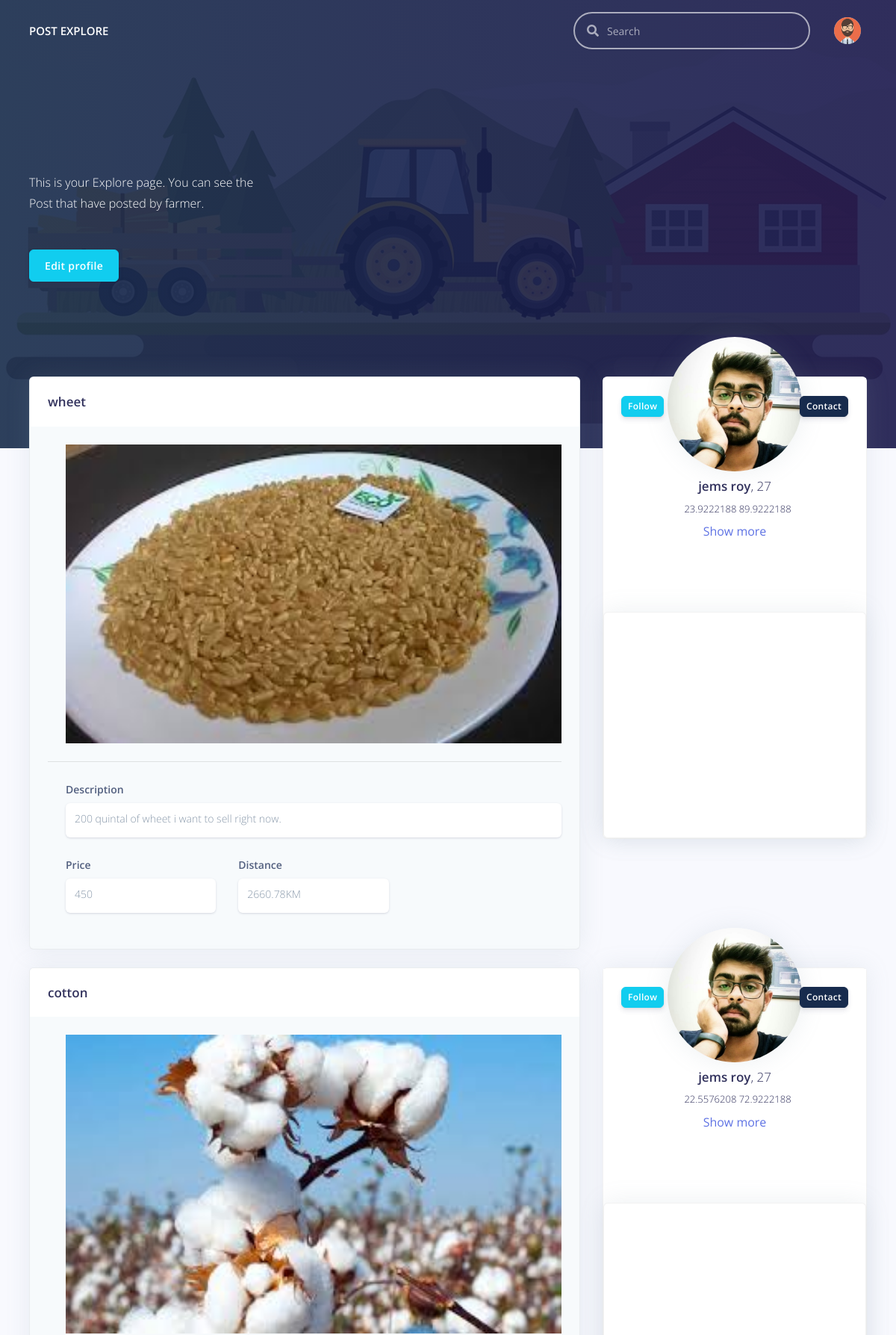
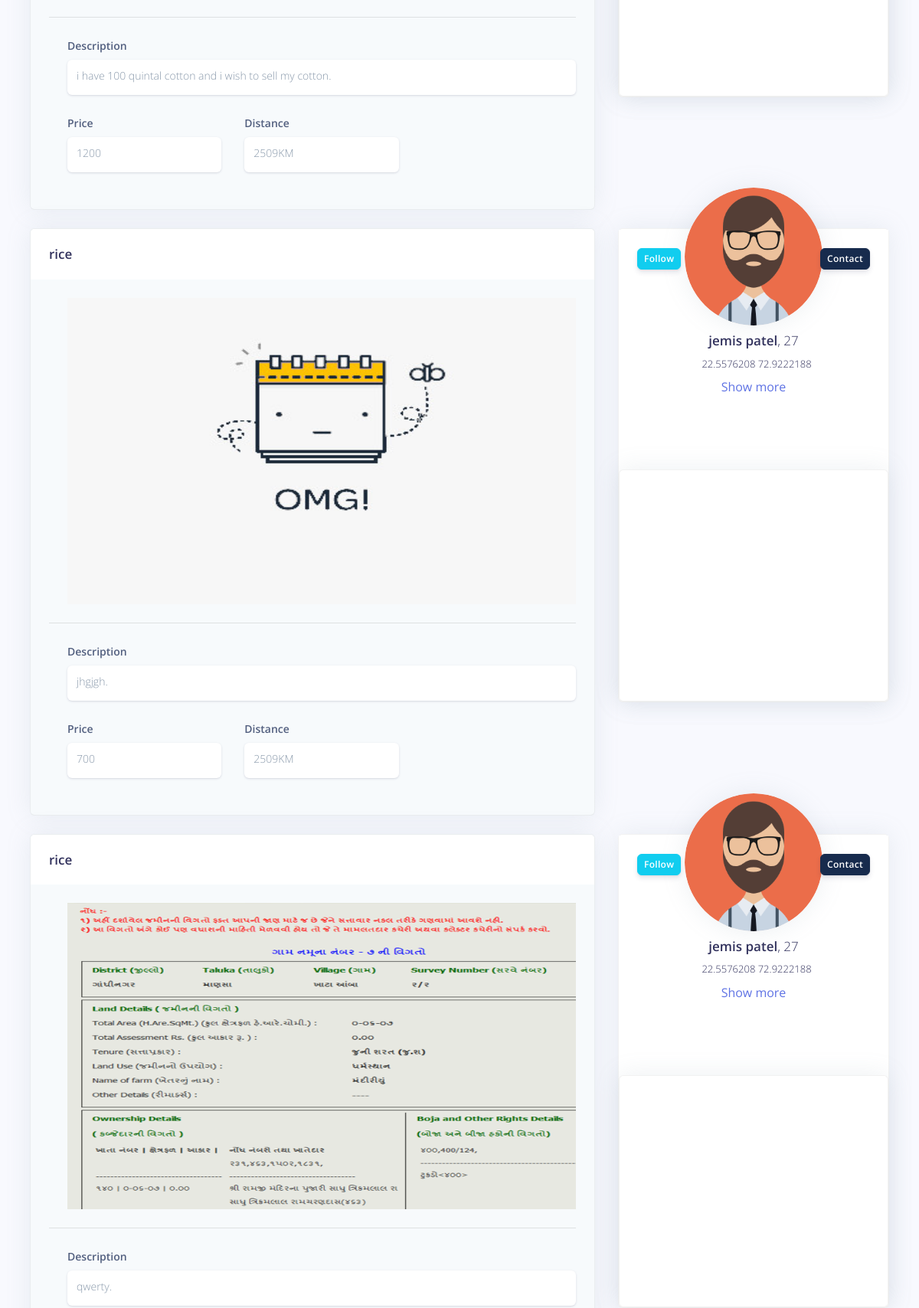
The page /dashboard/vendor.php (upper part) on the database its author committed (2 pictures, top to bottom).
### tables this page shows
CREATE TABLE `users` (
  `id` int(30) NOT NULL,
  `userid` varchar(30) NOT NULL,
  `type` varchar(20) NOT NULL,
  `fname` varchar(20) NOT NULL,
  `lname` varchar(20) NOT NULL,
  `email` varchar(50) NOT NULL,
  `mobile` varchar(20) NOT NULL,
  `pass` varchar(1024) NOT NULL,
  `adrs` varchar(256) NOT NULL,
  `status` int(5) NOT NULL DEFAULT '0',
  `kyc` varchar(25) NOT NULL DEFAULT '',
  `profile` varchar(25) NOT NULL DEFAULT '1.png'
);

CREATE TABLE `post` (
  `postid` int(30) NOT NULL,
  `desci` varchar(200) NOT NULL,
  `crop` varchar(30) NOT NULL,
  `price` int(20) NOT NULL,
  `owner` varchar(30) NOT NULL,
  `lon` varchar(10) NOT NULL,
  `lat` varchar(10) NOT NULL,
  `img` varchar(25) NOT NULL DEFAULT '1.jpg'
);

### connection.php (called while the page is built, shortened)
<?php
if(isset($_SESSION['userid']))
{
}
else
{
$profile="1.png";
}
?>

### dashboard/vendor.php (the view, shortened to what this page needs)
<!DOCTYPE html>
<html lang="en">
<head>
  <link href="assets/js/plugins/nucleo/css/nucleo.css" rel="stylesheet" />
  <link href="assets/js/plugins/@fortawesome/fontawesome-free/css/all.min.css" rel="stylesheet" />
  <link href="assets/css/argon-dashboard.css" rel="stylesheet" />
</head>
<body class="">
    <?php
    require '../connection.php';
    $userid=$_SESSION['userid'];
  function distance($lat1, $lon1, $lat2, $lon2, $unit) {
  $pi80 = M_PI / 180;
  $lat1 *= $pi80;
  $lng1 *= $pi80;
  $lat2 *= $pi80;
  $lng2 *= $pi80;
  $r = 6372.797;
  $dlat = $lat2 - $lat1;
  $dlng = $lng2 - $lng1;
  $a = sin($dlat / 2) * sin($dlat / 2) + cos($lat1) * cos($lat2) * sin($dlng / 2) * sin($dlng / 2);
  $c = 2 * atan2(sqrt($a), sqrt(1 - $a));
  $km = $r * $c;
  return ($miles ? ($km * 0.621371192) : $km);
}
?>
  <div class="main-content">
    <nav class="navbar navbar-top navbar-expand-md navbar-dark" id="navbar-main">
      <div class="container-fluid">
        <a class="h4 mb-0 text-white text-uppercase d-none d-lg-inline-block" href="index.html">POST EXPLORE</a>
        <form class="navbar-search navbar-search-dark form-inline mr-3 d-none d-md-flex ml-lg-auto">
          <div class="form-group mb-0">
            <div class="input-group input-group-alternative">
              <div class="input-group-prepend">
                <span class="input-group-text"><i class="fas fa-search"></i></span>
              </div>
              <input class="form-control" placeholder="Search" type="text">
            </div>
          </div>
        </form>
          <ul class="navbar-nav align-items-center d-none d-md-flex">
          <li class="nav-item dropdown">
            <a class="nav-link pr-0" href="#" role="button" data-toggle="dropdown" aria-haspopup="true" aria-expanded="false">
              <div class="media align-items-center">
                <span class="avatar avatar-sm rounded-circle">
                  <img alt="Image placeholder" src="../assets/img/theme/<?php echo $profile; ?>">
                </span>
              </div>
            </a>
          </li>
        </ul>
      </div>
    </nav>
    <div class="header pb-8 pt-5 pt-lg-8 d-flex align-items-center" style="min-height: 600px; background-image: url(../assets/img/theme/farm4.jpg); background-size: cover; background-position: center top;">
      <span class="mask bg-gradient-default opacity-8"></span>
      <div class="container-fluid d-flex align-items-center">
        <div class="row">
          <div class="col-lg-7 col-md-10">
            <p class="text-white mt-0 mb-5">This is your Explore page. You can see the Post  that have posted by farmer.</p>
            <a href="../profile.php" class="btn btn-info">Edit profile</a>
          </div>
        </div>
      </div>
    </div>
    <div class="container-fluid mt--7 justify-content-between">
    <?php
   $result = mysqli_query($con, "SELECT * FROM post WHERE owner!='$userid'");
  while($post = mysqli_fetch_array($result))
  {
    $owner=$post['owner'];
      $result1 = mysqli_query($con, "SELECT * FROM users WHERE userid='$owner'");
  while($own = mysqli_fetch_array($result1))
  {
        echo '<div class="row d-flex ">
           <div class="col-xl-4 order-xl-2 mb-5 mb-xl-0 float-right">
          <div class="card card-profile shadow">
            <div class="row justify-content-center">
              <div class="col-lg-3 order-lg-2">
                <div class="card-profile-image">
                  <a href="#">
                    <img src="../assets/img/theme/'.$own['profile'].'" class="rounded-circle">
                  </a>
                </div>
              </div>
            </div>
            <div class="card-header text-center border-0 pt-8 pt-md-4 pb-0 pb-md-4">
              <div class="d-flex justify-content-between">
              <form id="'.$own['userid'].$userid.'">
                <input type="hidden" id="f" value="'.$own['userid'].'">
                <input type="hidden" id="t" value="'.$userid.'">
                <input type="submit" name="submit" id="flw" value="Follow" class="btn btn-sm btn-info mr-4"></form>
                <form method="post" action="vendor.php">
                <input type="hidden" name="userid" value="'.$own['userid'].'">
                <input type="submit" name="con" value="Contact" class="btn btn-sm btn-default float-right">
                </form>
              </div>
            </div>
            <div class="card-body pt-0 pt-md-4">
              <div class="row">
                <div class="col">
                  <div class="card-profile-stats d-flex justify-content-center ">
                  </div>
                </div>
              </div>
              <div class="text-center">
                <h3>
                  '.$own['fname'].' '.$own['lname'].'<span class="font-weight-light">, 27</span>
                </h3>
                <div class="h5 font-weight-300">
                  <i class="ni location_pin mr-2"></i>'.$post['lat'].' '.$post['lon'].'
                </div>
                <a href="#">Show more</a>
              </div>
            </div>
              <br><br><br>
            <div class="card card-profile shadow">
            <div class="row justify-content-center">
              <div class="col-lg-3 order-lg-2">
              </div>
            </div>
            <div class="card-body pt-0 pt-md-4" id="map'.$post['postid'].'" style="height:300px;width:100%:">
            </div>
      var myLatlng = new google.maps.LatLng("'.$post['lat'].'","'.$post['lon'].'");
    var map = new google.maps.Map(document.getElementById("map'.$post['postid'].'"), mapOptions);
</div>
          </div>
        </div><div class="col-xl-8 order-xl-1 ">
          <div class="card bg-secondary shadow">
            <div class="card-header bg-white border-0">
              <div class="row align-items-center">
                <div class="col-8">
                  <h3 class="mb-0">'.$post['crop'].'</h3>
                </div>
                <div class="col-4 text-right">';
                 if($post['owner']=$userid)
                  { echo '
                <form action="vendor.php" method="post">
                <input type="hidden" name="pid" value='.$post['postid'].'
                  <input type="submit" name="delete" value="Delete" class="btn btn-sm btn-primary"></form>';
                }
                  echo '
                </div>
              </div>
            </div>
            <div class="card-body">
              <form>
                <div class="pl-lg-4">
                  <div class="row">
                    <div class="col-md-12">
                      <img src="../assets/img/post/'.$post['img'].'"  class="col-md-12" style=" padding: 0;
    display: block;
    margin: 0 auto;
    max-width: 100%;height:400px;">
                    </div>
                  </div>
                </div>
                <hr class="my-4" />
                <div class="pl-lg-4">
                  <div class="row">
                    <div class="col-md-12">
                      <div class="form-group">
                        <label class="form-control-label" for="input-first-name">Description</label>
                         <p class="form-control form-control-alternative" >'.$post['desci'].'.</p>
                      </div>
                    </div>
                  </div>
                  <div class="row">
                    <div class="col-lg-4">
                  <div class="form-group">
                        <label class="form-control-label" for="input-address">Price</label>
                        <p class="form-control form-control-alternative" >'.$post['price'].'</p>
                      </div>
                    </div>
                    <div class="col-lg-4">
                      <div class="form-group">
                        <label class="form-control-label" for="input-country">Distance</label>
                         <p class="form-control form-control-alternative" >'.round(distance($_COOKIE['lat'],$_COOKIE['lon'],$post['lat'],$post['lon'],K),2).'KM</p>
                      </div>
                    </div>
                    <div class="col-lg-4">
                    </div>
                  </div>
                </div>
              </form>
            </div>
          </div>
        </div>
      </div>  <br>';
       } }?>
  </div>
</div>
</body>
</html>

### rows shown on the page
post: lat "23.9222188", lon "89.9222188", crop "wheet", desci "200 quintal of wheet i want to sell right now", price "450", lat+lon "2660.78"
users: profile (picture), fname "jems", lname "roy", $post['postid'] 1 (drawn), post.img (picture)
post: lat "22.5576208", lon "72.9222188", crop "cotton", desci "i have 100 quintal cotton and i wish to sell my cotton", price "1200", lat+lon "2509"
post: lat "22.5576208", lon "72.9222188", crop "rice", desci "jhgjgh", price "700", lat+lon "2509"
users: profile (picture), fname "jemis", lname "patel", post.img (picture)
post: lat "22.5576208", lon "72.9222188", crop "rice", desci "qwerty"
